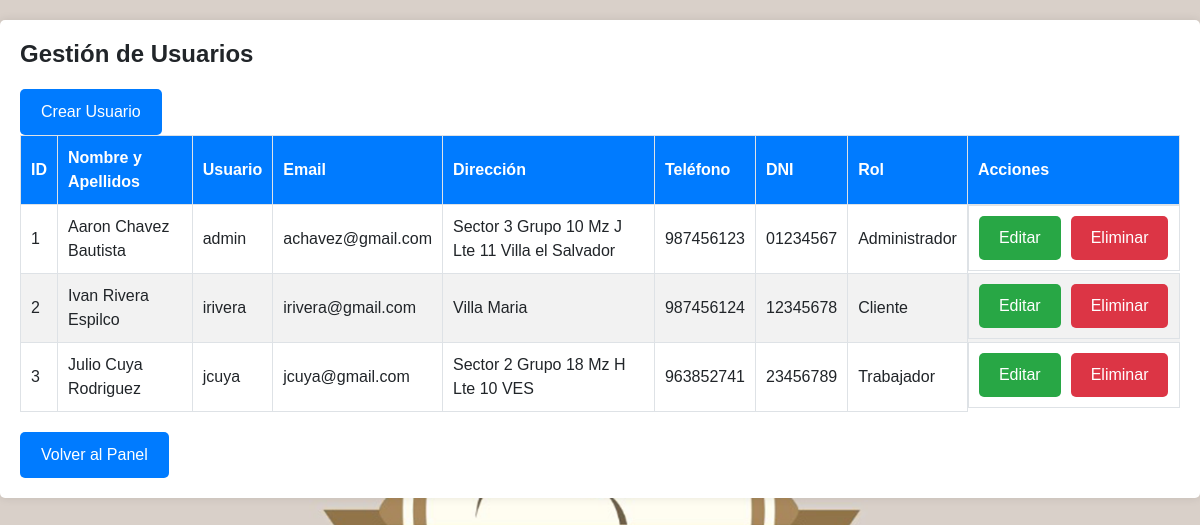
/usuarios.php (signed in), run on the app's committed database.
### tables this page shows
CREATE TABLE `usuarios` (
  `id` int(11) NOT NULL,
  `nombre_apellidos` varchar(255) NOT NULL,
  `usuario` varchar(50) NOT NULL,
  `email` varchar(100) NOT NULL,
  `password` varchar(255) NOT NULL,
  `direccion` varchar(255) DEFAULT NULL,
  `telefono` varchar(20) DEFAULT NULL,
  `dni` varchar(20) DEFAULT NULL,
  `rol_id` int(11) DEFAULT NULL,
  `date_created` timestamp NOT NULL DEFAULT current_timestamp(),
  `date_modified` timestamp NOT NULL DEFAULT current_timestamp() ON UPDATE current_timestamp()
);

CREATE TABLE `roles` (
  `id` int(11) NOT NULL,
  `nombre` varchar(50) NOT NULL
);

### usuarios.php (the view, shortened to what this page needs)
<?php
include 'conexion.php';
$sql = "SELECT u.*, r.nombre AS rol_nombre FROM usuarios u JOIN roles r ON u.rol_id = r.id ORDER BY u.id";
$result = $conn->query($sql);
?>
<!DOCTYPE html>
<html lang="es">
<head>
    <link href="https://cdn.jsdelivr.net/npm/bootstrap@5.3.0-alpha1/dist/css/bootstrap.min.css" rel="stylesheet">
</head>
<body>
<div class="container">
    <h2>Gestión de Usuarios</h2>
    <a href="crear_usuario.php" class="btn">Crear Usuario</a>
    <table>
        <thead>
        <tr>
            <th>ID</th>
            <th>Nombre y Apellidos</th>
            <th>Usuario</th>
            <th>Email</th>
            <th>Dirección</th>
            <th>Teléfono</th>
            <th>DNI</th>
            <th>Rol</th>
            <th>Acciones</th>
        </tr>
        </thead>
        <tbody>
        <?php while ($row = $result->fetch_assoc()): ?>
            <tr>
                <td><?php echo $row['id']; ?></td>
                <td><?php echo htmlspecialchars($row['nombre_apellidos']); ?></td>
                <td><?php echo htmlspecialchars($row['usuario']); ?></td>
                <td><?php echo htmlspecialchars($row['email']); ?></td>
                <td><?php echo htmlspecialchars($row['direccion']); ?></td>
                <td><?php echo htmlspecialchars($row['telefono']); ?></td>
                <td><?php echo htmlspecialchars($row['dni']); ?></td>
                <td><?php echo htmlspecialchars($row['rol_nombre']); ?></td>
                <td class="actions">
                    <a href="editar_usuario.php?id=<?php echo $row['id']; ?>" class="btn btn-edit">Editar</a>
                    <a href="#" class="btn btn-delete" onclick="confirmarEliminar(<?php echo $row['id']; ?>)">Eliminar</a>
                </td>
            </tr>
        <?php endwhile; ?>
        </tbody>
    </table>
    <a href="panel.php" class="btn">Volver al Panel</a>
</div>
</body>
</html>

### usuarios.php (style rules this page uses)
body { background-image: url('img/pollo.png'); background-size: cover; background-position: center; background-repeat: no-repeat; height: 88vh; font-family: Arial, sans-serif; }
.container { max-width: 1200px; margin: 20px auto; padding: 20px; background-color: #fff; border-radius: 5px; box-shadow: 0 0 10px rgba(0, 0, 0, 0.1); }
h2 { font-size: 24px; font-weight: bold; margin-bottom: 20px; }
.btn { display: inline-block; background-color: #007bff; color: #fff; text-decoration: none; padding: 10px 20px; border-radius: 5px; transition: background-color 0.3s ease; }
.btn-edit { background-color: #28a745; color: #fff; border: none; }
.btn-delete { background-color: #dc3545; color: #fff; border: none; }
table { width: 100%; border-collapse: collapse; margin-bottom: 20px; }
th, td { border: 1px solid #dee2e6; padding: 10px; text-align: left; }
th { background-color: #007bff; color: #fff; }
tr:nth-child(even) { background-color: #f2f2f2; }
.actions { display: flex; gap: 10px; }

### data on the page
usuarios: id "1", nombre_apellidos "Aaron Chavez Bautista", usuario "admin", email "achavez@gmail.com", direccion "Sector 3 Grupo 10 Mz J Lte 11 Villa el Salvador", telefono "987456123", dni "01234567", rol.nombre "Administrador"
usuarios: id "2", nombre_apellidos "Ivan Rivera Espilco", usuario "irivera", email "irivera@gmail.com", direccion "Villa Maria", telefono "987456124", dni "12345678", rol.nombre "Cliente"
usuarios: id "3", nombre_apellidos "Julio Cuya Rodriguez", usuario "jcuya", email "jcuya@gmail.com", direccion "Sector 2 Grupo 18 Mz H Lte 10 VES", telefono "963852741", dni "23456789", rol.nombre "Trabajador"
